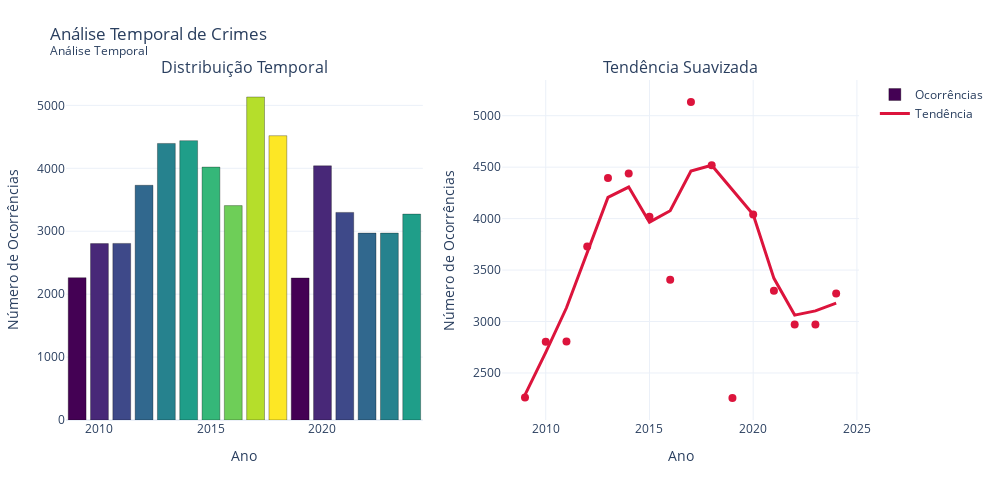

Notebook code cell kept with this figure:
### Code cell
# Exemplo com seus dados
time_series_with_trend_interactive(
    df=df_fortaleza,
    time_col='Data',  # Nome da sua coluna de data
    time_unit='Y',    # Agrupar por ano ('Y', 'M' ou 'D')
    title="Análise Temporal de Crimes",
    xlabel="Ano",
    ylabel="Número de Ocorrências",
    color_palette="Viridis"  # Paletas disponíveis: https://plotly.com/python/builtin-colorscales/
)

### Figure 1 — Plotly figure (JSON) as saved in the notebook; plotly's stock layout.template omitted (floating-point values rounded to 4 significant figures)
{"data": [{"hovertemplate": "<b>%{x}</b><br>Ocorrências: %{y}<extra></extra>", "marker": {"color": ["#440154", "#482878", "#3e4989", "#31688e", "#26828e", "#1f9e89", "#35b779", "#6ece58", "#b5de2b", "#fde725", "#440154", "#482878", "#3e4989", "#31688e", "#26828e", "#1f9e89"], "line": {"color": "rgba(0,0,0,0.3)", "width": 1}}, "name": "Ocorrências", "type": "bar", "x": [2009, 2010, 2011, 2012, 2013, 2014, 2015, 2016, 2017, 2018, 2019, 2020, 2021, 2022, 2023, 2024], "xaxis": "x", "y": [2262, 2803, 2806, 3730, 4395, 4439, 4019, 3407, 5133, 4518, 2257, 4039, 3299, 2970, 2970, 3272], "yaxis": "y"}, {"hovertemplate": "<b>%{x}</b><br>Tendência: %{y:.1f}<extra></extra>", "line": {"color": "crimson", "width": 3}, "mode": "lines", "name": "Tendência", "type": "scatter", "x": [2009, 2010, 2011, 2012, 2013, 2014, 2015, 2016, 2017, 2018, 2019, 2020, 2021, 2022, 2023, 2024], "xaxis": "x2", "y": [2288.0, 2700.0, 3134.0, 3670.0, 4206.0, 4307.0, 3965.0, 4076.0, 4463.0, 4518.0, 4278.0, 4039.0, 3420.0, 3062.0, 3104.0, 3179.0], "yaxis": "y2"}, {"hovertemplate": "<b>%{x}</b><br>Ocorrências: %{y}<extra></extra>", "marker": {"color": "crimson", "size": 8}, "mode": "markers", "name": "Dados", "showlegend": false, "type": "scatter", "x": [2009, 2010, 2011, 2012, 2013, 2014, 2015, 2016, 2017, 2018, 2019, 2020, 2021, 2022, 2023, 2024], "xaxis": "x2", "y": [2262, 2803, 2806, 3730, 4395, 4439, 4019, 3407, 5133, 4518, 2257, 4039, 3299, 2970, 2970, 3272], "yaxis": "y2"}], "layout": {"annotations": [{"font": {"size": 16}, "showarrow": false, "text": "Distribuição Temporal", "x": 0.225, "xanchor": "center", "xref": "paper", "y": 1, "yanchor": "bottom", "yref": "paper"}, {"font": {"size": 16}, "showarrow": false, "text": "Tendência Suavizada", "x": 0.775, "xanchor": "center", "xref": "paper", "y": 1, "yanchor": "bottom", "yref": "paper"}], "height": 500, "hovermode": "x unified", "margin": {"b": 80, "l": 50, "r": 50, "t": 80}, "showlegend": true, "title": {"text": "Análise Temporal de Crimes<br><sup>Análise Temporal</sup>"}, "width": 1000, "xaxis": {"anchor": "y", "domain": [0, 0.45], "tickangle": 0, "title": {"text": "Ano"}}, "xaxis2": {"anchor": "y2", "domain": [0.55, 1], "tickangle": 0, "title": {"text": "Ano"}}, "yaxis": {"anchor": "x", "domain": [0, 1], "title": {"text": "Número de Ocorrências"}}, "yaxis2": {"anchor": "x2", "domain": [0, 1], "title": {"text": "Número de Ocorrências"}}}}
